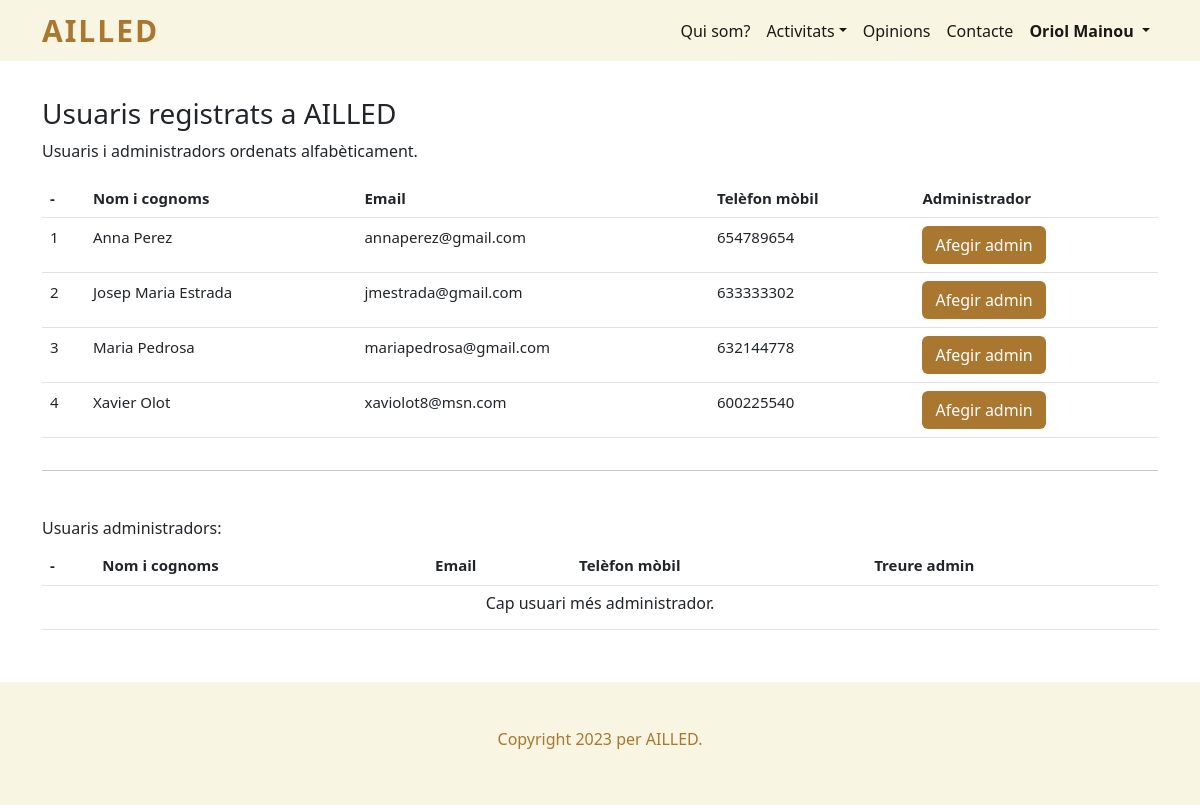
The app's page /admin_usuaris_registrats.php (signed in), older data.
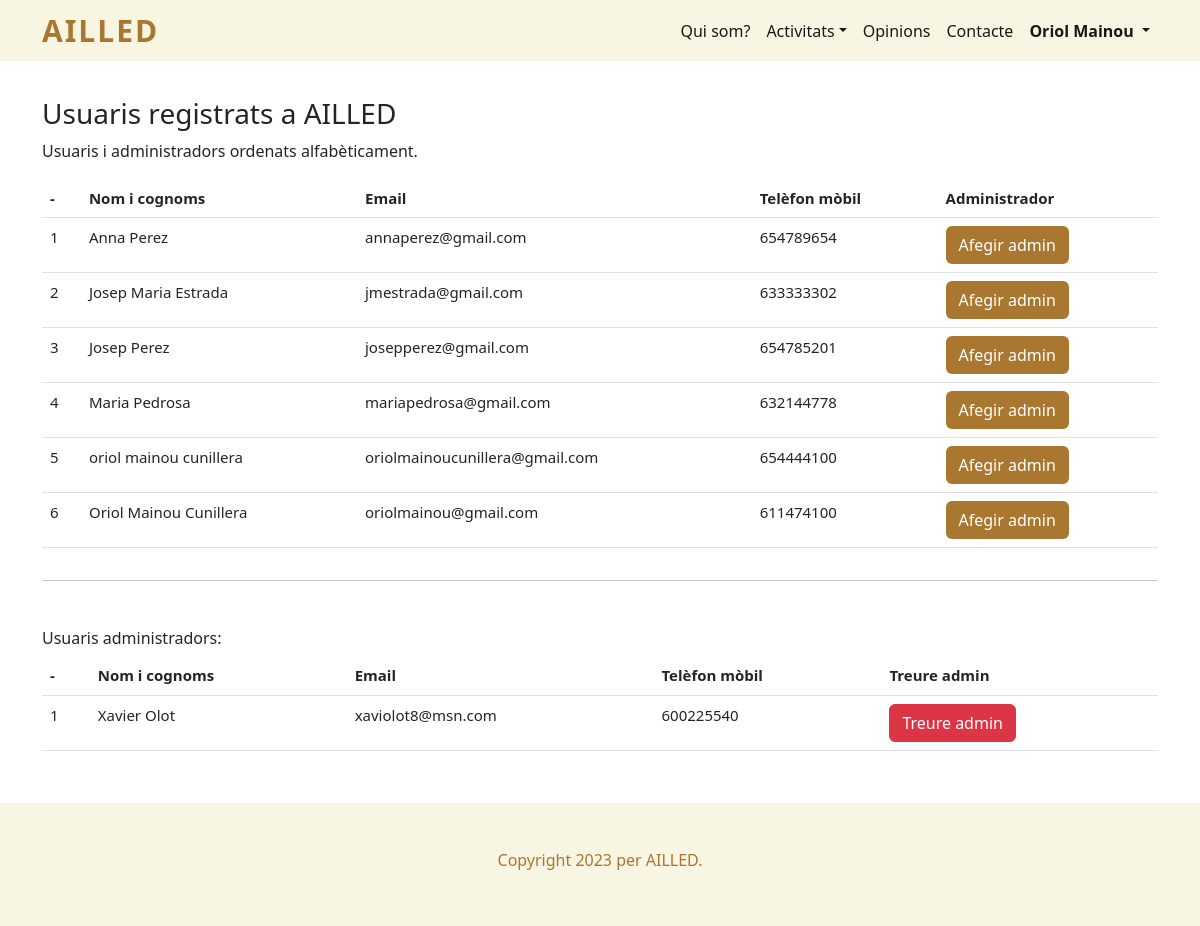
The same page, newer data.
### tables this page shows
CREATE TABLE `usuari` (
  `id` int(11) NOT NULL,
  `nom` varchar(50) NOT NULL,
  `telefon` int(11) NOT NULL,
  `email` varchar(50) NOT NULL,
  `contrasenya` text NOT NULL,
  `imatge` varchar(50) NOT NULL,
  `es_admin` int(11) NOT NULL
);

### admin_usuaris_registrats.php (the view, shortened to what the changed rows need)
<!doctype html>
<html lang="es">
<head>
  <?php
    include "codi_repetit/head.php";
  ?>
</head>
<body>
  <header>
    <?php
      include "codi_repetit/menu_navegacio.php";
      menu_navegacio();
    ?>
  </header>
  <main>
    <section id="contingut_pagina">
      <div class="container">
        <?php
        if (isset($_SESSION["id_usuari_sessio"])) {
          $sessio = $_SESSION["id_usuari_sessio"];
          $sql_admin = "SELECT * FROM usuari WHERE es_admin > 0 AND id = '$sessio'";
          $resultat_admin = $connexio->query($sql_admin);
          if ($resultat_admin->num_rows > 0) {
            ?>
            <div class="row" id="usuaris_registrats_ailled">
              <div class="table-responsive">
                <table class="table" style="font-size: 15px">
                  <thead>
                    <tr>
                      <th scope="col">-</th>
                      <th scope="col">Nom i cognoms</th>
                      <th scope="col">Email</th>
                      <th scope="col">Telèfon mòbil</th>
                      <th scope="col">Administrador</th>
                    </tr>
                  </thead>
                  <tbody>
                    <?php
                    $sql = "SELECT * FROM usuari WHERE es_admin = 0 ORDER BY nom ASC";
                    $result = $connexio->query($sql);
                    if ($result->num_rows > 0) {
                      $contador = 1;
                      while ($row = $result->fetch_assoc()) {
                        echo "<tr>";
                          echo "<td>" . $contador . "</td>";
                          $contador++;
                          echo "<td>" . $row["nom"] . "</td>";
                          echo "<td>" . $row["email"] . "</td>";
                          echo "<td>" . $row["telefon"] . "</td>";
                          echo "<td>";
                            echo "<form method='post' action='admin_usuaris_registrats.php'>";
                              echo "<input type='submit' class='btn boto_marro' value='Afegir admin' name='afegir_admin'>";
                            echo "</form>";
                          echo "</td>";
                        echo "</tr>";
                      }
                    } else {
                      echo "<tr>";
                        echo "<td colspan='4'><h6 class='text-center'>Cap usuari més registrat.</h6></td>";
                      echo "</tr>";
                    }
                    ?>
                  </tbody>
                </table>
              </div>
            </div>
            <div class="row" id="usuaris_registrats_ailled">
              <div class="table-responsive">
                <table class="table" style="font-size: 15px">
                  <thead>
                    <tr>
                      <th scope="col">-</th>
                      <th scope="col">Nom i cognoms</th>
                      <th scope="col">Email</th>
                      <th scope="col">Telèfon mòbil</th>
                      <th scope="col">Treure admin</th>
                    </tr>
                  </thead>
                  <tbody>
                    <?php
                    $sql = "SELECT * FROM usuari WHERE es_admin = 1 AND id != " . $_SESSION['id_usuari_sessio'] . " ORDER BY nom ASC";
                    $result = $connexio->query($sql);
                    if ($result->num_rows > 0) {
                      $contador = 1;
                      while ($row = $result->fetch_assoc()) {
                        echo "<tr>";
                          echo "<td>" . $contador . "</td>";
                          $contador++;
                          echo "<td>" . $row["nom"] . "</td>";
                          echo "<td>" . $row["email"] . "</td>";
                          echo "<td>" . $row["telefon"] . "</td>";
                          echo "<td>";
                            echo "<form method='post' action='admin_usuaris_registrats.php'>";
                              echo "<input type='submit' class='btn btn-danger' value='Treure admin' name='eliminar_admin'>";
                            echo "</form>";
                          echo "</td>";
                        echo "</tr>";
                      }
                    } else {
                      echo "<tr>";
                        echo "<td colspan='5'><h6 class='text-center'>Cap usuari més administrador.</h6></td>";
                      echo "</tr>";
                    }
                    ?>
                  </tbody>
                </table>
              </div>
            </div>
            <?php
          } else {
            ?>
            <h2>No té permisos per visualitzar la pàgina</h2>
            <p>Torna a la pàgina principal.</p>
            <a class="boto_marro btn" href="index.php">Pàgina inicial</a>
            <?php
          }
        } else {
          no_ha_iniciat_sessio();
        }
        ?>
      </div>
    </section>
  </main>
</body>
</html>

### codi_repetit/menu_navegacio.php (shortened to what the changed rows need)
<?php
  function menu_navegacio() {
    ?>
    <nav class="navbar navbar-expand-lg">
      <div class="container">
        <div class="collapse navbar-collapse" id="nav_menu_navegacio">
          <ul class="navbar-nav ms-md-auto" id="menu_principal">
            <?php
            if (!isset($_SESSION['id_usuari_sessio'])) {
              ?>
              <li class="nav-item">
                <a class="nav-link active" href="iniciar_sessio_usuari.php">Iniciar sessió</a>
              </li>
              <li class="nav-item">
                <a class="nav-link active" href="registrar_usuari.php">Registrar-me</a>
              </li>
              <?php
            } else {
              ?>
              <li class="nav-item dropdown">
                <a style="font-weight: bold;" class="nav-link active dropdown-toggle" id="navbarDropdown" role="button" data-bs-toggle="dropdown" aria-expanded="false">
                  <?php
                  $connexio = new mysqli("localhost", "root", "", "bbdd_ailled");
                  $connexio->set_charset("utf8");
                  $sql = "SELECT * FROM usuari WHERE id = " . $_SESSION['id_usuari_sessio'] ;
                  $result = $connexio->query($sql);
                  if ($result->num_rows > 0) {
                    while ($row = $result->fetch_assoc()) {
                      echo $row["nom"];
                    }
                  }
                  ?>
                </a>
              </li>
              <?php
            }
            ?>
          </ul>
        </div>
      </div>
    </nav>
    <?php
  }
?>

Row changes from the older to the newer data that the page shows:
added usuari: nom "Josep Perez", email "josepperez@gmail.com", telefon "654785201", shown under "Usuaris registrats a AILLED"
added usuari: nom "oriol mainou cunillera", email "oriolmainoucunillera@gmail.com", telefon "654444100", shown under "Usuaris registrats a AILLED"
added usuari: nom "Oriol Mainou Cunillera", email "oriolmainou@gmail.com", telefon "611474100", shown under "Usuaris registrats a AILLED"
changed usuari "Xavier Olot": moves from the list under "Usuaris registrats a AILLED" to the list under "Usuaris administradors:"
Text that changed along with them:
text no longer shown: "Cap usuari més administrador."
